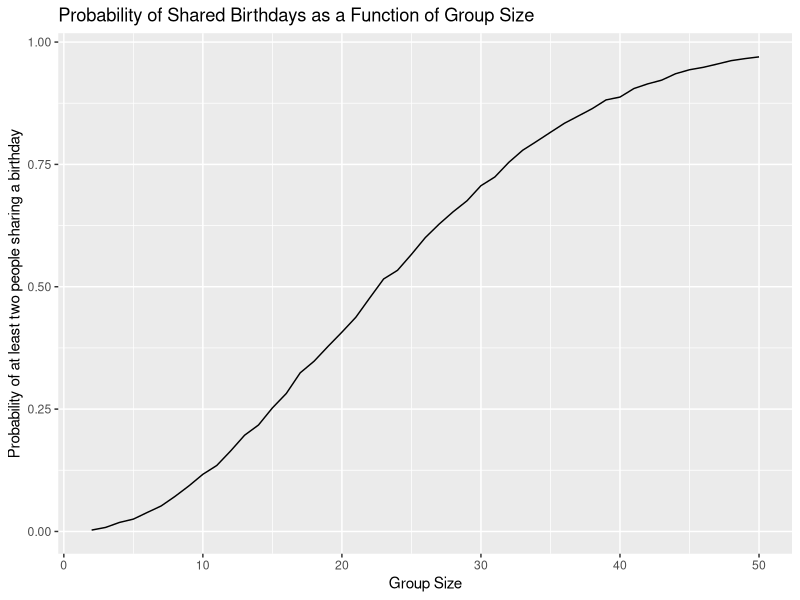

Recreate this plot in R.
## ---- chunk 1
library(tidyverse)
## ---- chunk 2
bday_sim = function(n) {
  bdays = sample(1:365, size = n, replace = TRUE)
  duplicate = length(unique(bdays)) < n
  return(duplicate)
}

sim_res = expand_grid(
  n = 2:50,
  iter = 1:10000
) |>
  mutate(res = map_lgl(n, bday_sim)) |>
  group_by(n) |>
  summarize(prob = mean(res))

sim_res_plot = sim_res |>
  ggplot(aes(x = n, y = prob)) +
  geom_line() +
  labs(
    title = "Probability of Shared Birthdays as a Function of Group Size",
    x = "Group Size",
    y = "Probability of at least two people sharing a birthday"
  )

sim_res_plot
